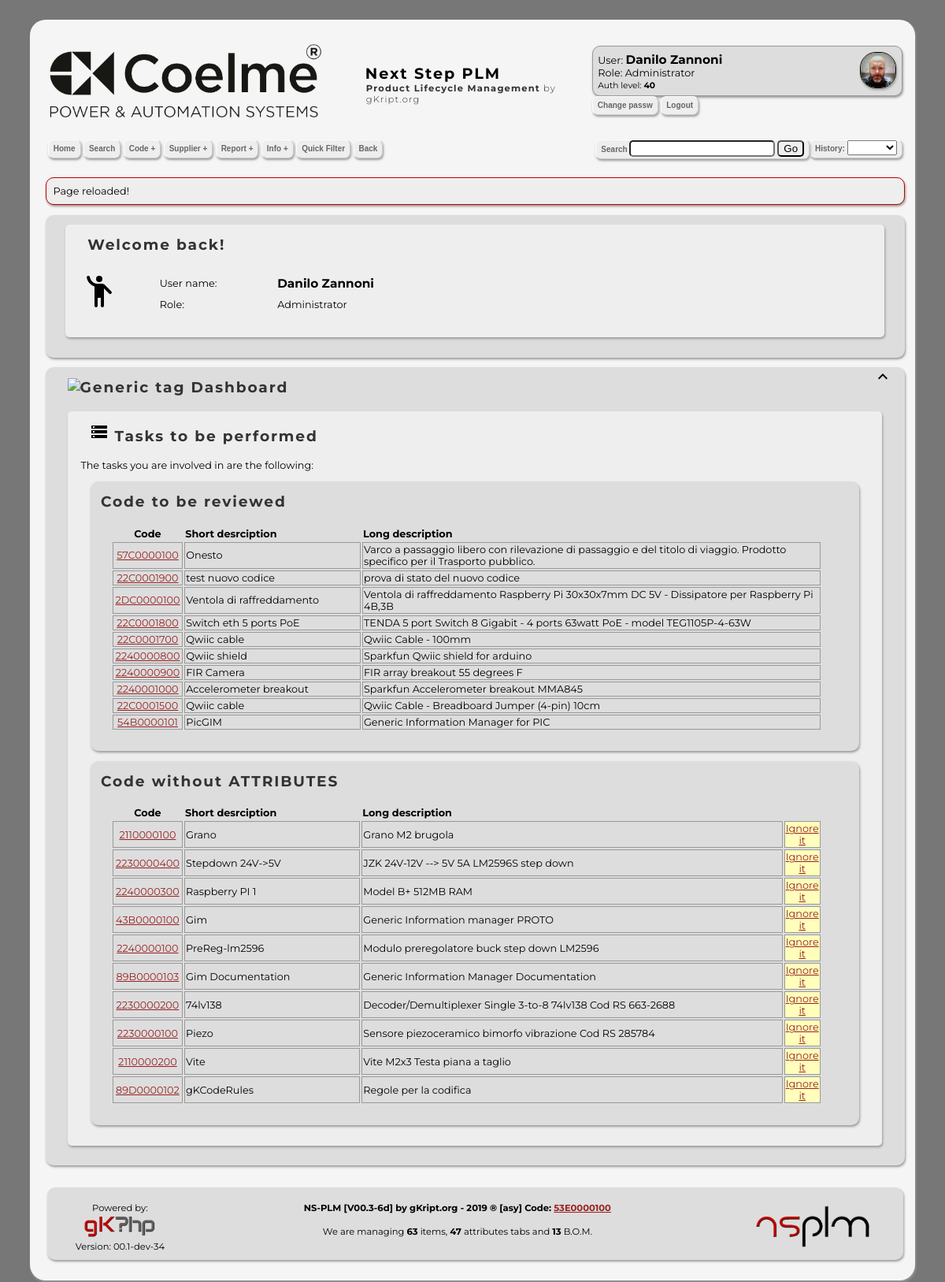
The app's page / (signed in) with its own data.
### tables this page shows
CREATE TABLE IF NOT EXISTS `gk_users` (
  `user_id` int(11) NOT NULL AUTO_INCREMENT,
  `user_login` varchar(32) NOT NULL,
  `user_name` varchar(32) NOT NULL,
  `dept` varchar(32) NOT NULL,
  `user_password` varchar(64) NOT NULL,
  `user_status` int(11) NOT NULL,
  `user_role` varchar(32) NOT NULL DEFAULT 'user',
  `image` tinyint(1) NOT NULL DEFAULT 0,
  `user_ip` varchar(16) DEFAULT NULL,
  `user_registration` timestamp NOT NULL DEFAULT current_timestamp(),
  `user_last_visit` timestamp NOT NULL DEFAULT '0000-00-00 00:00:00',
  `user_visit_counter` bigint(20) NOT NULL DEFAULT 0,
  PRIMARY KEY (`user_id`)
);

CREATE TABLE IF NOT EXISTS `code_action` (
  `id` int(11) NOT NULL AUTO_INCREMENT,
  `code` varchar(11) NOT NULL,
  `action` varchar(32) NOT NULL,
  `level_req` int(11) NOT NULL,
  `priority` tinyint(1) NOT NULL DEFAULT 0,
  `ignore_it` tinyint(1) NOT NULL DEFAULT 0,
  `createTS` timestamp NOT NULL DEFAULT current_timestamp(),
  PRIMARY KEY (`id`)
);

### includes.php (called while the page is built, shortened)
<?php
	require_once( NSID_PLM_SRC_TEMPLATE . "html_template.php" );
	require_once( "configuration/nsplm_config.php" );
	$nscfg = new ns();
	date_default_timezone_set( $nscfg->param->timezone );
	if ( isset( $_POST["user_login"] ) ) {
		$gk_Auth = new gkAuthentication( $_POST["user_login"] , $nscfg->param->user->md5_passw , $nscfg->param->user->auth_debug );
	}
	else if ( isset( $_SESSION["user"] ) ) {
		$gk_Auth = new gkAuthentication( $_SESSION["user"] , $nscfg->param->user->md5_passw , $nscfg->param->user->auth_debug );
	}
?>

### configuration/nsplm_config.php (called while the page is built, shortened)
<?php
class ns
{
function __construct()
{
$this->param = new ns_param();
}
}
class ns_param
{
function __construct()
{
$this->user = new ns_param_user();
}
}
class ns_param_user
{
function __construct()
{
$this->md5_passw = (int) 0;
$this->auth_debug = (int) 0;
}
}
?>

### src/php/gkphp/Authentication_gk.php (called while the page is built, shortened)
<?php
	class gkAuthentication {
		var $user;
		var $password_md5;
		var $role;
		var $session;
		function __construct ( $n_user , $md5_pass , $user_debug = false ) {
			if ( $user_debug == false )
				$this->debug = GK_AUTH_DEBUG_STATUS;
			else
				$this->debug = $user_debug;
			$this->session = session_id();
			$this->password_md5 = $md5_pass;
			$this->gk_clean_online_table();
			$this->set_current_user_name( $n_user );
			$r = $this->user;
			$cr = query_get_a_field( "SELECT *  FROM `gk_users` WHERE `user_login` LIKE '$r'" , "user_role" );
			$this->level = query_get_a_field( "SELECT *  FROM `gk_role` WHERE `role_name` LIKE '$cr'" , "role_id" );
		}
		function get_level_by_role( $role ) {
			return query_get_a_field( "SELECT *  FROM `gk_role` WHERE `role_name` LIKE '$role'" , "role_id" );
		}
		function set_current_user_name( $n_user ) {
			$this->user = $n_user;
			if ( $n_user == "guest" ) {
				if ( isset( $_COOKIE["GK_USER"] ) ) {
					if ( ! isset( $_COOKIE["GK_PASS"] ) )
						$_COOKIE["GK_PASS"] = "";
					$this->gk_debug( $_COOKIE["GK_USER"]."<br>" );
					$this->gk_debug( $_COOKIE["GK_PASS"]."<br>" );
					$this->autoconnect = true;
					$this->pasword_md5 = true;
					$this->get_authentication( $_COOKIE["GK_USER"] , $_COOKIE["GK_PASS"] );
				}
				else {
					$this->autoconnect = false;
					$this->gk_update_internal_values( "guest" , "guest" , GK_USER_GUEST , "guest" , false );
					$this->gk_update_values_to_session();
					$query = 'SELECT * FROM `gk_users_online` WHERE `online_session_id` = CONVERT(_utf8 \''.$this->session.'\' USING latin1) COLLATE latin1_swedish_ci';
					$this->gk_debug( $query."<br>" );
					$nrow = query_get_num_rows( $query );
					if ( $nrow ) {
						$this->gk_debug( "Updating last access<br>" );
						$query = "UPDATE `gk_users_online` SET `online_last_access` = ".time()." WHERE `online_session_id` = CONVERT(_utf8 '".$this->session."' USING latin1) COLLATE latin1_swedish_ci";
						$this->gk_debug( $query."<br>" );
						query_sql_run( $query );
						$this->gk_update_internal_values( "guest" , "guest" , GK_USER_GUEST , "guest" , false );
						$this->gk_update_values_to_session();
					}
					else {
						$this->first_pass = true;
						$this->gk_debug( "Insert online guest session<br>" );
						$query = 'INSERT INTO `gk_users_online` (`online_id`, `online_user_name`, `online_clean_name`, `online_user_role`, `online_session_id`, `online_last_access`) VALUES (NULL, \'guest\', \'guest\', \'guest\', \''.$this->session.'\', '.time().' ) ;';
						$this->gk_debug( $query."<br>" );
						query_sql_run( $query );
						$this->gk_update_internal_values( "guest" , "guest" , GK_USER_GUEST , "guest" , false );
						$this->gk_update_values_to_session();
						$this->gk_debug( $this->role."<br>" );
					}
					$_SESSION["auth"] = false;
				}
			}
			else {
				$this->get_authentication( $n_user , $_SESSION["pass"] );
			}
		}
		function gk_clean_online_table() {
			$query = 'SELECT * FROM `gk_users_online` ';
			$result = query_get_result( $query );
			if ( $result ) {
				while ( $row = $result->fetch_array() ) {
					$before = date( "U", $row["online_last_access"] );
					$session = $row["online_session_id"];
					$now	= time();
					$delta	= $now - $before;
					if ( $delta > GK_MAX_DELTA ) {
						$query = "DELETE FROM `gk_users_online` WHERE `gk_users_online`.`online_session_id` = CONVERT(_utf8 '$session' USING latin1) COLLATE latin1_swedish_ci LIMIT 1";
					}
					else {
						$this->gk_debug( "<font COLOR=\"#C7A700\">User ".$row["online_user_name"]." is ok</font><br>" );
					}
				}
			}
		}
		function user_exist( $user ) {
			$query= 'SELECT * FROM `gk_users` where user_login = \''.$user.'\' ';
			$result = query_get_result( $query );
			if ( $result ) {
				$row = $result->fetch_array();
				extract( $row );
				if ( $user_login == $user ) {
					return true;
				}
				return false;
			}
			return false;
		}
		function get_authentication( $user , $passw ) {
			if ( $this->user_exist( $user ) == false ) {
				$this->gk_debug( "<font COLOR=\"#C7A700\">User $user NOT exist</font><br>" );
				$this->gk_update_internal_values( "guest" , "guest" , GK_USER_GUEST , "guest" , false );
				$this->gk_update_values_to_session();
				return GK_USER_GUEST;
			}
			else {
				$query = 'SELECT * FROM `gk_users_online` WHERE `online_session_id` = CONVERT(_utf8 \''.$this->session.'\' USING latin1) COLLATE latin1_swedish_ci';
				$result = query_get_result( $query );
				$query = 'SELECT * FROM `gk_users` where user_login = \''.$user.'\' ';
				$result = query_get_result( $query );
				if ( $result ) {
					$row = $result->fetch_array();
					extract( $row );
					if ( $this->password_md5 == true ) {
						$this->gk_debug( "MD5 false : Check for password<br>" );
						$this->gk_debug( $passw." : ".md5( $passw )."<br>" );
						$this->gk_debug( $user_password."<br>" );
						$tmppassw = md5( $passw );
					}
					else {
						$tmppassw = $passw;
					}
					if ( $user_password == $tmppassw ) {
						$query = 'INSERT INTO `gk_users_online` (`online_id`, `online_user_name`, `online_clean_name`, `online_user_role`, `online_session_id`, `online_last_access`) VALUES (NULL, \''.$user_login.'\', \''.$user_name.'\', \''.$user_role.'\', \''.$this->session.'\', '.time().' ) ;';
						$this->gk_update_internal_values( $user , $user_name , $user_role , $user_password , true );
						return $this->role;
					}
					else {
						$this->gk_debug( "<font COLOR=\"#C7A700\">NOT OK. Authentication failed</font><br>" );
						$this->gk_update_internal_values( "guest" , "guest" , GK_USER_GUEST , "guest" , false );
						$this->gk_update_values_to_session();
						$this->gk_debug( $this->role."<br>" );
						return GK_USER_GUEST;
					}
				}
				else {
					$this->gk_debug( "<font COLOR=\"#C7A700\">NOT OK. Authentication failed</font><br>" );
					$this->gk_update_internal_values( "guest" , "guest" , GK_USER_GUEST , "guest" , false );
					$this->gk_update_values_to_session();
					$this->gk_debug( $this->role."<br>" );
					return GK_USER_GUEST;
				}
				return GK_USER_GUEST;
			}
		return GK_USER_GUEST;
		}
		function gk_update_internal_values( $nuser , $cuser , $nrole , $pass , $md5pass ) {
			$this->user = $nuser;
			$this->clean_user = $cuser;
			$this->role = $nrole;
			$this->password_md5 = $md5pass;
			$this->level = $this->get_level_by_role( $nrole );
			$this->session = session_id();
		}
	}
?>

### src/php/gkphp/Mysqli_gk.php (called while the page is built, shortened)
<?php
	function query_single_line( $query , $echo = 0 ) {
		$result = query_get_result( $query );
		if ( $result )
			return $result->fetch_array();
		return NULL;
	}
	function query_get_result( $query  , $echo = 0 ) {
		global $mysqli;
		$result = $mysqli->query ( $query ) or
			die( "query_single_line() : Problem with query<br/>&nbsp;&nbsp;&nbsp;&nbsp;Query true: $query<br/>&nbsp;&nbsp;&nbsp;&nbsp;MySql :" . $mysqli->error ."<br/>" );
		if ( $result->num_rows != 0 )
			return $result;
		else
			return NULL;
	}
	function query_get_a_field( $query , $fname  , $echo = 0 ) {
		$result = query_get_result( $query );
		if ( $row = $result->fetch_array() )
			return $row[ $fname ];
		else
			return 0;
	}
?>

### index.php (the view, shortened to what this page needs)
<?php
	require_once 'includes.php';
	echo div_block_open( "insidecodelite" );
	echo 		open_block_no_top( "Welcome back!" );
	echo 		BR( 1, 0);
	if ( $gk_Auth->role == "guest" ) {
		if ( $redirect ) {
			insert_blockquote( "Found authentication cookies for user [ ". tag_enclosed( "b" , $_COOKIE["GK_USER"] ) ." ].<br/>You will be signed in in 5 seconds. Please wait" , "Redirect" );
			echo BR( 1,0);
		}
		else {
			echo '<div class="insidecodelite" style="width: 350px; padding: 10px" >'."\n";
			echo '  <form method="post" action="index.php">'."\n";
			echo '   <table width="100%">'."\n";
			echo '     <tr>'."\n";
			echo '       <td class="user">User name</td>'."\n";
			echo '       <td class="input"><input type="text" name="user_login" size="12" /></td>'."\n";
			echo '     </tr>'."\n";
			echo '     <tr>'."\n";
			echo '       <td class="user">Password</td>'."\n";
			echo '       <td class="input"><input type="password" name="user_password" size="12"/></td>'."\n";
			echo '     </tr>'."\n";
			if ( $ck_allowed ) {
				echo '     <tr>'."\n";
				echo '       <td class="user">Remember me</td>'."\n";
				echo '       <td class="input"><input type="checkbox" name="autologin"></input></td>'."\n";
				echo '     </tr>'."\n";
			}
			echo '     <tr>'."\n";
			echo '      <td class="user">&nbsp;</td>'."\n";
			echo '      <td class="input"><input type="submit" value="Login" /></td>'."\n";
			echo '     </tr>'."\n";
		echo '</table>'."\n";
			echo '</form>'."\n";
			echo '</div>'."\n";
			echo '<div class="stripes"><span></span></div>'."\n";
		}
	echo div_block_close();
	}
	else {
		echo '<div class="subnav">'."\n";
		echo '<table width="500px">'."\n";
		echo '<tr>'."\n";
		$img = img_generator( "people.svg" , "account" , "" , "" , "autoclose" , 0 , 48 , 48 );
		echo '<td rowspan="2">'.$img.'</td>'."\n";
		echo '<td class="user">User name:</td>'."\n";
		$tx = tag_enclosed( "big" , tag_enclosed( "b" , $gk_Auth->get_current_clean_user_name() ) );
		echo '<td class="input">'.$tx.'</td>'."\n";
		echo '</tr>'."\n";
		echo '<tr>'."\n";
		echo '<td class="user">Role:</td>'."\n";
		echo '<td class="input">'.$gk_Auth->get_current_user_role().'</td>'."\n";
		echo '</tr>'."\n";
		echo '</table>'."\n<br />\n";
		echo '</div>'."\n";
		echo div_block_close();
		echo div_block_close();
		echo open_block( "Dashboard" , "dashboard.svg" , "insidecodelite" );
		echo open_block_no_top( "Tasks to be performed" , "task.svg" );
		echo tag_enclosed( "p" , "The tasks you are involved in are the following:" ) ;
		if ( $gk_Auth->check_user_level( "Review" , "Code" ) ) {
			$sql = "SELECT *  FROM `code_action` WHERE `action` LIKE 'review' ORDER BY `code_action`.`createTS` ASC Limit 0,10;";
			$rows = query_get_num_rows( $sql );
				if ( $rows ) {
			?>
				<div class="insidecodelite">
					<h2>Code to be reviewed</h2><br/>
					<table style="margin:1em;" width="95%">
						<tr>
							<th style="text-align: center;" >Code</th>
							<th style="text-align: left;" >Short desrciption</th>
							<th style="text-align: left;" >Long description</th>
						</tr>
			<?php
					if ($result = $mysqli->query($sql)) {
						for( $r = 0 ; $r < $rows ; $r++ ) {
							$array = $result->fetch_array();
							$code = $array["code"];
							$ar = query_single_line( "SELECT *  FROM `elenco_codici` WHERE `codice` LIKE '$code' " );
							print( "<td style='text-align: center; border:1px solid #999;' width='10%'>" );
							echo link_generator( "check.php?code=$code" , $code );
						}
					}
			?>
					</table>
				</div>
		<?php
				}
			}
			if ( $gk_Auth->check_user_level( "Create" , "Attribute" ) ) {
				$sql = "SELECT *  FROM `code_action` WHERE `action` LIKE 'attribute' ORDER BY `code_action`.`createTS` ASC Limit 0,10;";
				$rows = query_get_num_rows( $sql );
				if ( $rows ) {
				?>
				<div class="insidecodelite">
					<h2>Code without ATTRIBUTES</h2><br/>
					<table style="margin:1em;" width="95%">
						<tr>
							<th style="text-align: center;" >Code</th>
							<th style="text-align: left;" >Short desrciption</th>
							<th style="text-align: left;" >Long description</th>
						</tr>
				<?php
					if ($result = $mysqli->query($sql)) {
						for( $r = 0 ; $r < $rows ; $r++ ) {
								$array = $result->fetch_array();
								$code = $array["code"];
								$ar = query_single_line( "SELECT *  FROM `elenco_codici` WHERE `codice` LIKE '$code' " );
								print( "<td style='text-align: center; border:1px solid #999;' width='10%'>" );
								echo link_generator( "check.php?code=$code" , $code );
						}
					}
				}
				?>
					</table>
				</div>
				<?php
			}
			echo div_block_close();
		}
	echo div_block_close();
	include NSID_PLM_SRC_TEMPLATE . 'footer.php';
?>

### src/css/menu.css (style rules this page uses)
a { color: #922; }
ul#navmenu { margin: 0; border: 0 none; padding: 0; list-style: none; height: 24px; }
ul#navmenu li { margin: 0; border: 0 none; padding: 0; float: left; display: inline; list-style: none; position: relative; height: 24px; }
ul#navmenu a { border: 1px solid #FFF; border-right-color: #CCC; border-bottom-color: #CCC; padding: 0 6px; float: none !important; float: left; display: block; background: #EEE; color: #666; font: bold 10px/22px Verdana, Arial, Helvetica, sans-serif; text-decoration: none; height: auto !important; height: 1%; box-shadow: 1px 2px 3px #999; border-radius: 7px; }

### src/css/h.css (style rules this page uses)
h1 { font-size: 30pt; padding-left: 18px; }
h2 { color: #333; font-size: 14pt; margin-bottom: 0px; margin-top: 10px; }

### src/css/body.css (style rules this page uses)
body { margin:0; padding:0; background-color:#777; color:#000000; text-align:center; font-family: 'Montserrat', sans-serif; font-size: 0.8em; }
.insidecodelite { margin:1em; padding-left: 1em; padding-right: 1em; padding-bottom: 1em; padding-top: 0px; background-color: #ddd; overflow: auto; box-shadow: 1px 2px 3px #999; border-radius: 10px 10px 10px 10px; }
.codelite { margin:1em; padding-left: 1em; padding-right: 1em; padding-bottom: 1em; padding-top: 0px; background-color: #eee; overflow: auto; box-shadow: 1px 2px 3px #999; border-radius: 5px; }
* { box-sizing: border-box; }
blockquote { margin:1em; padding:.5em; background-color:#f0f0f0; box-shadow: 1px 2px 3px #999; border-radius: 10px 10px 10px 10px; }
blockquote p { margin:.2em; }
#centerColumn { margin-left:1em; margin-right:1em; padding:1em 0em 2em .5em; background:#f5f5f5; text-align:left; }
html>body #centerColumn { margin-top:25px; margin-left:3em; margin-right:3em; border-radius: 20px; box-shadow: 1px 2px 3px #999; }
#centerColumn h2 { margin:0 0 -.5em 0; padding:.75em 0 0 0; letter-spacing:.1em; }
#header { margin: 1em; padding:0 0 10px 0; height:8em; background-color:#f5f5f5; }
#header h1 { margin:0 0 -.6em 0; padding:.5em 0 0 1em; font-size:1.5em; letter-spacing:.1em; }
#header h2 { margin:0 0 0 0; padding:1em 0 0 1.75em; font-size:.9em; font-weight:300; letter-spacing:.1em; }
#footer { bottom:0; margin: 28px 15px 0 15px; padding:4px; text-align:center; font-size:.9em; background:#ddd; box-shadow: 1px 2px 3px #999; border-radius: 10px 10px 10px 10px; }

### src/css/view.css (style rules this page uses)
form ul { font-size:100%; list-style-type:none; margin:0; padding:0; width:100%; }
form li { display:block; margin:0; padding:4px 5px 2px 9px; position:relative; }
form li:after { clear:both; content:"."; display:block; height:0; visibility:hidden; }

### records on screen
gk_users: user_name "Danilo Zannoni", user_role "Administrator"
code_action: code "57C0000100"
code_action: code "22C0001900"
code_action: code "2DC0000100"
code_action: code "22C0001800"
code_action: code "22C0001700"
code_action: code "2240000800"
code_action: code "2240000900"
code_action: code "2240001000"
code_action: code "22C0001500"
code_action: code "54B0000101"
code_action: code "2110000100"
code_action: code "2230000400"
code_action: code "2240000300"
code_action: code "43B0000100"
code_action: code "2240000100"
code_action: code "89B0000103"
code_action: code "2230000200"
code_action: code "2230000100"
code_action: code "2110000200"
code_action: code "89D0000102"

### other values on screen
tag_enclosed( "h1" , "Next Step PLM" ) "Next Step PLM"
$text "User: Danilo Zannoni Role: Administrator History:"
tag_enclosed( "small" , $strlev ) "Auth level: 40"
$ret "Change passw Logout Home Search Quick Filter Back"
$ret "Code + Supplier + Report + Info +"
$label_text "Search"
tag_enclosed( "p" , $text ) "Page reloaded!"
open_block_no_top( "Welcome back!" ) "Welcome back!"
open_block( "Dashboard" , "dashboard.svg" , "insidecodelite" ) "Dashboard"
open_block_no_top( "Tasks to be performed" , "task.svg" ) "Tasks to be performed"
$text "Onesto Varco a passaggio libero con rilevazione di passaggio e del titolo di viaggio. Prodotto specifico per il Trasporto pubblico."
$text "test nuovo codice prova di stato del nuovo codice"
$text "Ventola di raffreddamento Ventola di raffreddamento Raspberry Pi 30x30x7mm DC 5V - Dissipatore per Raspberry Pi 4B,3B"
$text "Switch eth 5 ports PoE TENDA 5 port Switch 8 Gigabit - 4 ports 63watt PoE - model TEG1105P-4-63W"
$text "Qwiic cable Qwiic Cable - 100mm"
